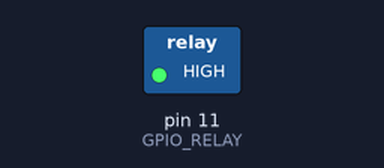
Bench run of a program on a simulated Raspberry Pi (header pin numbers). Parts: switched loads named in the program (green lamp = pin HIGH). Dashed ring = blinking.

Above: at 0.2 s.
Timing chart, 0 to 3.0 s (numbered marks = the images above):
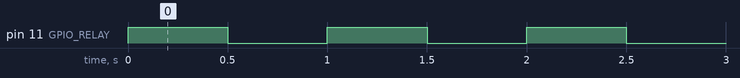

The program:

relay.py
```python
#!/usr/bin/python
"""
 * relay.py
 * A library for relay at RP
 *
 * Copyright (c) 2012 seeed technology inc.
 * Website    : www.seeed.cc
 * Author     : seeed fellow
 * Create Time:
 * Change Log :
 *
 * The MIT License (MIT)
 *
 * Permission is hereby granted, free of charge, to any person obtaining a copy
 * of this software and associated documentation files (the "Software"), to deal
 * in the Software without restriction, including without limitation the rights
 * to use, copy, modify, merge, publish, distribute, sublicense, and/or sell
 * copies of the Software, and to permit persons to whom the Software is
 * furnished to do so, subject to the following conditions:
 *
 * The above copyright notice and this permission notice shall be included in
 * all copies or substantial portions of the Software.
 *
 * THE SOFTWARE IS PROVIDED "AS IS", WITHOUT WARRANTY OF ANY KIND, EXPRESS OR
 * IMPLIED, INCLUDING BUT NOT LIMITED TO THE WARRANTIES OF MERCHANTABILITY,
 * FITNESS FOR A PARTICULAR PURPOSE AND NONINFRINGEMENT. IN NO EVENT SHALL THE
 * AUTHORS OR COPYRIGHT HOLDERS BE LIABLE FOR ANY CLAIM, DAMAGES OR OTHER
 * LIABILITY, WHETHER IN AN ACTION OF CONTRACT, TORT OR OTHERWISE, ARISING FROM,
 * OUT OF OR IN CONNECTION WITH THE SOFTWARE OR THE USE OR OTHER DEALINGS IN
 * THE SOFTWARE.
"""
import time
import RPi.GPIO as GPIO

GPIO_RELAY = 11

def relay():
    #GPIO.cleanup()
    GPIO.setup(GPIO_RELAY, GPIO.OUT)
    while True:
        GPIO.output(GPIO_RELAY, GPIO.HIGH)
        #time.sleep(1)
        time.sleep(0.5)
        GPIO.output(GPIO_RELAY, GPIO.LOW)
        time.sleep(0.5)

if __name__ == '__main__':


    # rpi board gpio or bcm gpio
    GPIO.setmode(GPIO.BOARD)

    # loop method
    relay()
```

Measured:
- by itself, pin 11 (GPIO_RELAY): alternates HIGH for 0.50 s and LOW for 0.50 s
